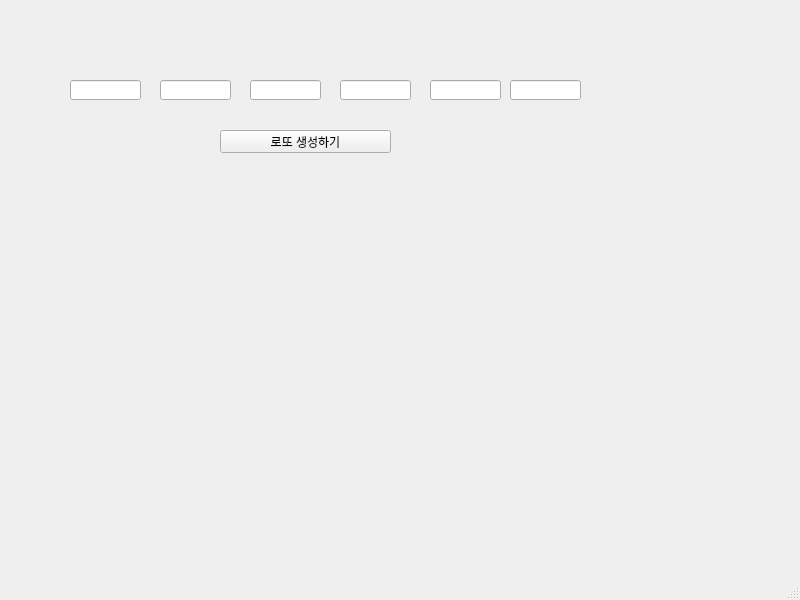
<?xml version="1.0" encoding="UTF-8"?>
<ui version="4.0">
 <class>MainWindow</class>
 <widget class="QMainWindow" name="MainWindow">
  <property name="geometry">
   <rect>
    <x>0</x>
    <y>0</y>
    <width>800</width>
    <height>600</height>
   </rect>
  </property>
  <property name="windowTitle">
   <string>MainWindow</string>
  </property>
  <widget class="QWidget" name="centralwidget">
   <widget class="QLineEdit" name="le1">
    <property name="geometry">
     <rect>
      <x>70</x>
      <y>80</y>
      <width>71</width>
      <height>20</height>
     </rect>
    </property>
    <property name="alignment">
     <set>Qt::AlignCenter</set>
    </property>
   </widget>
   <widget class="QLineEdit" name="le2">
    <property name="geometry">
     <rect>
      <x>160</x>
      <y>80</y>
      <width>71</width>
      <height>20</height>
     </rect>
    </property>
    <property name="alignment">
     <set>Qt::AlignCenter</set>
    </property>
   </widget>
   <widget class="QLineEdit" name="le3">
    <property name="geometry">
     <rect>
      <x>250</x>
      <y>80</y>
      <width>71</width>
      <height>20</height>
     </rect>
    </property>
    <property name="alignment">
     <set>Qt::AlignCenter</set>
    </property>
   </widget>
   <widget class="QLineEdit" name="le4">
    <property name="geometry">
     <rect>
      <x>340</x>
      <y>80</y>
      <width>71</width>
      <height>20</height>
     </rect>
    </property>
    <property name="alignment">
     <set>Qt::AlignCenter</set>
    </property>
   </widget>
   <widget class="QLineEdit" name="le5">
    <property name="geometry">
     <rect>
      <x>430</x>
      <y>80</y>
      <width>71</width>
      <height>20</height>
     </rect>
    </property>
    <property name="alignment">
     <set>Qt::AlignCenter</set>
    </property>
   </widget>
   <widget class="QLineEdit" name="le6">
    <property name="geometry">
     <rect>
      <x>510</x>
      <y>80</y>
      <width>71</width>
      <height>20</height>
     </rect>
    </property>
    <property name="alignment">
     <set>Qt::AlignCenter</set>
    </property>
   </widget>
   <widget class="QPushButton" name="btn">
    <property name="geometry">
     <rect>
      <x>220</x>
      <y>130</y>
      <width>171</width>
      <height>23</height>
     </rect>
    </property>
    <property name="text">
     <string>로또 생성하기</string>
    </property>
   </widget>
  </widget>
  <widget class="QMenuBar" name="menubar">
   <property name="geometry">
    <rect>
     <x>0</x>
     <y>0</y>
     <width>800</width>
     <height>21</height>
    </rect>
   </property>
  </widget>
  <widget class="QStatusBar" name="statusbar"/>
 </widget>
 <resources/>
 <connections/>
</ui>
